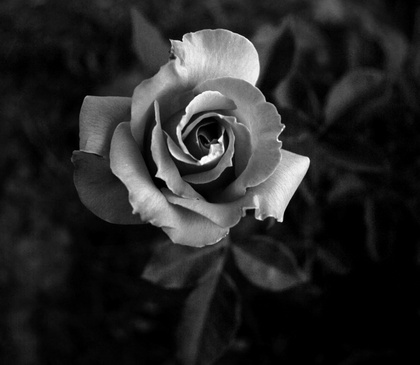
%> input picture 10477934236_1f8ef92384_b.jpg, 420 x 365 px, shrunk from 1024 x 891 before the run
$ octave histogramequalization.m   (GNU Octave 9; MATLAB toolbox functions it lacks are replaced by stand-ins)
%> lines starting %> are read from the running program, lines starting %| are printed output that depends on the picture
clc
clear all
close all
file1=input('Enter input filename : ','s');
%> the answer given: 10477934236_1f8ef92384_b.jpg
img=imread(file1);
%> img is the input picture: size 365x420x3 uint8; min 0, max 255, mean 38.7
[r,c,d]=size(img);
%> r = 365; c = 420; d = 3
f=zeros(256,1);
for i=1:r
    for j=1:c
        f(img(i,j,1)+1)=f(img(i,j,1)+1)+1;
    end
end
%> after the loop, f = 256 values, max 16297 at index 1, min 0 at index 256, mean 598.8
pro=r*c;
%> pro = 153300
f=f/pro;
%> f = 256 values, max 0.106 at index 1, min 0 at index 256, mean 0.00391
img2=zeros(r,c,'uint8');
f2=zeros(256,1,'uint8');
sum=0;
for i=1:256
    sum=sum+f(i);
    f2(i)=255*sum;
end
%> this loop made 256 passes
%> sum on passes 1 to 3: 0.106, 0.131, 0.154
%> after the loop, f2 = 256 values from 27 to 255; sum = 1
f3=zeros(256,1);
for i=1:256
    f3(f2(i)+1)=f3(f2(i)+1)+f(i);
end
%> after the loop, f3 = 256 values, max 0.106 at index 28, min 0 at index 1, mean 0.00391
for i=1:r
    for j=1:c
        img2(i,j)=f2(img(i,j,1)+1);
    end
end
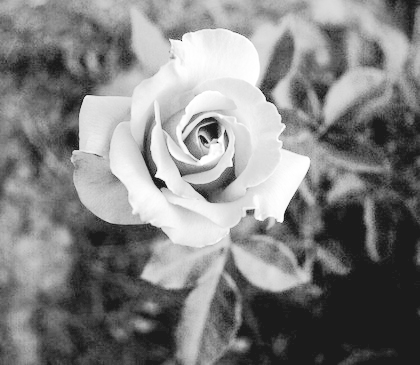
%> img2: size 365x420 uint8; min 27, max 255, mean 130.5
subplot(2,2,1);
imshow(img);
subplot(2,2,2);
bar(0:255,f);
xlim([0 255]);
subplot(2,2,3);
imshow(img2);
subplot(2,2,4);
bar(0:255,f3);
xlim([0 255]);
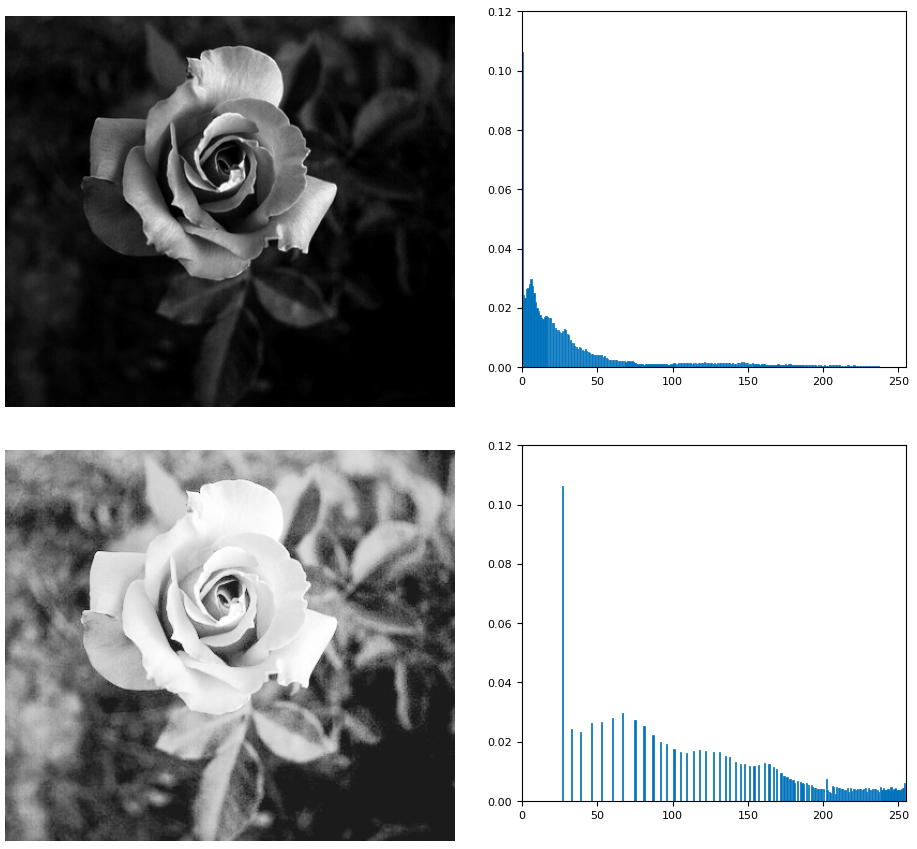
%> figure redrawn from the program's plot data, 4 panels
